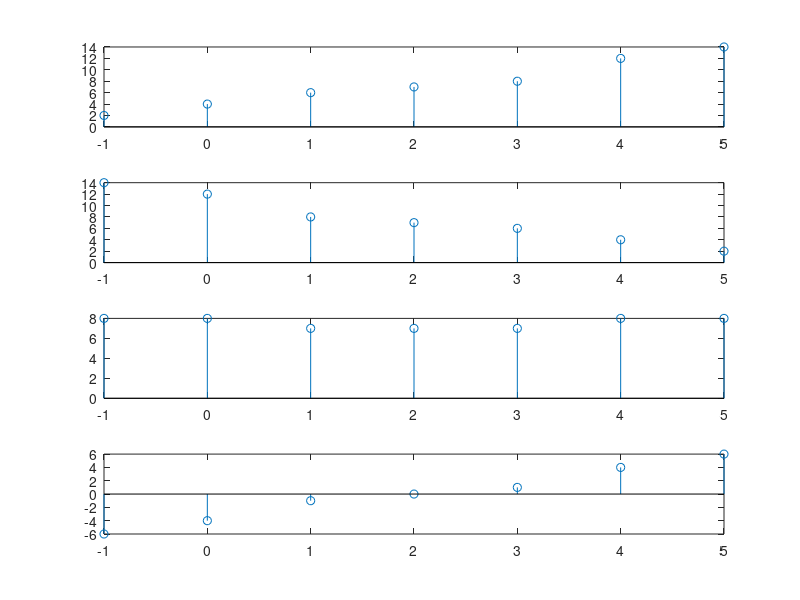

Write the MATLAB code that produced this figure.
close all;
clear all;
n =-1:5;
%actual function

x1 = [2,4,6,7,8,12,14];
subplot(4,1,1);
stem(n,x1);
x2 = fliplr(x1);
subplot(4,1,2);
stem(n,x2);
%EVEN
x3 = .5*(x1+x2);
subplot(4,1,3);
stem(n,x3);
%odd
x4 = .5*(x1-x2);
subplot(4,1,4);
stem(n,x4);
